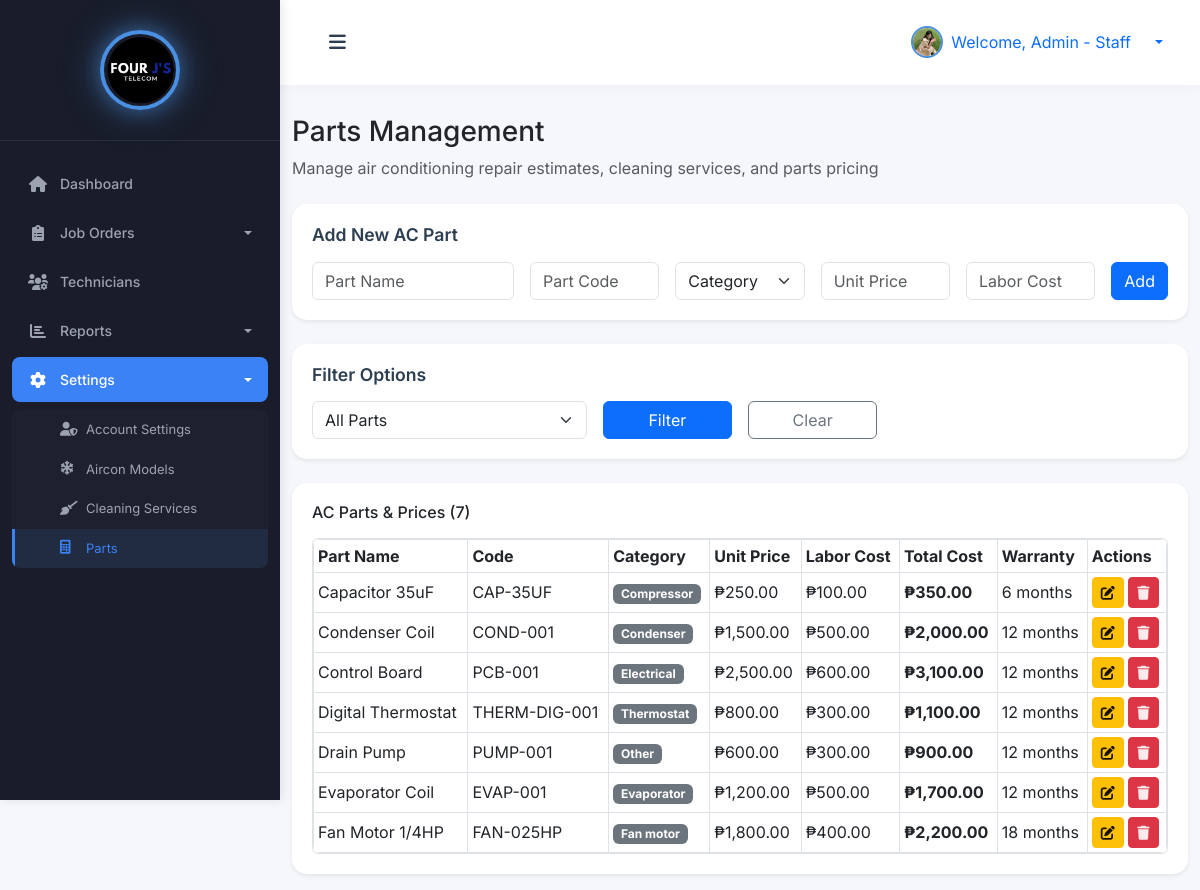
The page /admin/parts_management.php (signed in) on the database its author committed.
### tables this page shows
CREATE TABLE `ac_parts` (
  `id` int(11) NOT NULL,
  `part_name` varchar(255) NOT NULL,
  `part_code` varchar(100) DEFAULT NULL,
  `part_category` enum('compressor','condenser','evaporator','filter','capacitor','thermostat','fan_motor','refrigerant','electrical','other') NOT NULL,
  `compatible_brands` text DEFAULT NULL,
  `unit_price` decimal(10,2) NOT NULL,
  `labor_cost` decimal(10,2) DEFAULT 0.00,
  `warranty_months` int(11) DEFAULT 12,
  `created_at` timestamp NOT NULL DEFAULT current_timestamp(),
  `updated_at` timestamp NOT NULL DEFAULT current_timestamp() ON UPDATE current_timestamp()
);

### admin/parts_management.php (the view, shortened to what this page needs)
<?php
try {
    $pdo = new PDO("mysql:host=" . DB_HOST . ";dbname=" . DB_NAME, DB_USER, DB_PASS);
    $pdo->setAttribute(PDO::ATTR_ERRMODE, PDO::ERRMODE_EXCEPTION);
    $stmt = $pdo->prepare("SELECT name, profile_picture FROM admins WHERE id = ?");
    $stmt->execute([$_SESSION['user_id']]);
    $admin = $stmt->fetch(PDO::FETCH_ASSOC);
} catch(PDOException $e) {
    die("Connection failed: " . $e->getMessage());
}
$parts_query = "SELECT * FROM ac_parts";
$parts_query .= " ORDER BY part_name";
$parts_stmt = $pdo->prepare($parts_query);
$parts_stmt->execute();
$parts = $parts_stmt->fetchAll(PDO::FETCH_ASSOC);
require_once 'includes/header.php';
?>
<body>
 <div class="wrapper">
        <?php
        require_once 'includes/sidebar.php';
        ?>
        <div id="content">
            <nav class="navbar navbar-expand-lg navbar-light bg-white">
                <div class="container-fluid">
                    <button type="button" id="sidebarCollapse" class="btn">
                        <i class="fas fa-bars"></i>
                    </button>
                    <div class="ms-auto d-flex align-items-center">
                        <div class="dropdown">
                            <a class="d-flex align-items-center text-decoration-none dropdown-toggle" href="#" id="userDropdown" role="button" data-bs-toggle="dropdown">
                                <img src="<?= !empty($admin['profile_picture']) ? '../' . htmlspecialchars($admin['profile_picture']) : 'https://ui-avatars.com/api/?name=' . urlencode($admin['name'] ?: 'Admin') . '&background=1a237e&color=fff' ?>"
                                     alt="Admin"
                                     class="rounded-circle me-2"
                                     width="32"
                                     height="32"
                                     style="object-fit: cover; border: 2px solid #4A90E2;">
                                <span class="me-3">Welcome, <?= htmlspecialchars($admin['name'] ?: 'Admin') ?></span>
                            </a>
                        </div>
                    </div>
                </div>
            </nav>
<div class="container mt-4">
    <h3>Parts Management</h3>
    <p class="text-muted mb-4">Manage air conditioning repair estimates, cleaning services, and parts pricing</p>
    <div class="card mb-4">
        <div class="card-body">
            <h5 class="card-title mb-3">Add New AC Part</h5>
            <form id="addPartFormDirect" class="row g-3">
                <div class="col-md-3">
                    <input type="text" name="part_name" class="form-control" placeholder="Part Name" required>
                </div>
                <div class="col-md-2">
                    <input type="text" name="part_code" class="form-control" placeholder="Part Code">
                </div>
                <div class="col-md-2">
                    <select name="part_category" class="form-select" required>
                        <option value="">Category</option>
                    </select>
                </div>
                <div class="col-md-2">
                    <input type="number" name="unit_price" class="form-control" placeholder="Unit Price" step="0.01" min="0" required>
                </div>
                <div class="col-md-2">
                    <input type="number" name="labor_cost" class="form-control" placeholder="Labor Cost" step="0.01" min="0">
                </div>
                <div class="col-md-1">
                    <button type="submit" class="btn btn-primary w-100">Add</button>
                </div>
            </form>
        </div>
    </div>
    <div class="card mb-4">
        <div class="card-body">
            <h5 class="card-title mb-3">Filter Options</h5>
            <form method="GET" class="row g-3">
                <div class="col-md-4">
                    <select name="part_category" class="form-select">
                        <option value="">All Parts</option>
                    </select>
                </div>
                <div class="col-md-2">
                    <button type="submit" class="btn btn-primary w-100">Filter</button>
                </div>
                <div class="col-md-2">
                    <a href="parts_management.php" class="btn btn-outline-secondary w-100">Clear</a>
                </div>
            </form>
        </div>
    </div>
    <div class="card">
        <div class="card-body">
            <h6 class="mb-3">AC Parts & Prices (<?= count($parts) ?>)</h6>
            <div class="table-wrapper" style="max-height: 500px; overflow-y: auto; border: 1px solid #dee2e6; border-radius: 0.375rem;">
                <div class="table-responsive">
                    <table class="table table-bordered table-sm align-middle mb-0">
                        <thead>
                            <tr>
                                <th>Part Name</th>
                                <th>Code</th>
                                <th>Category</th>
                                <th>Unit Price</th>
                                <th>Labor Cost</th>
                                <th>Total Cost</th>
                                <th>Warranty</th>
                                <th>Actions</th>
                            </tr>
                        </thead>
                        <tbody>
                            <?php if (count($parts)): ?>
                                <?php foreach ($parts as $part): ?>
                                <tr>
                                    <td><?= htmlspecialchars($part['part_name']) ?></td>
                                    <td><?= htmlspecialchars($part['part_code']) ?></td>
                                    <td>
                                        <span class="badge bg-secondary">
                                            <?= str_replace('_', ' ', ucfirst($part['part_category'])) ?>
                                        </span>
                                    </td>
                                    <td>₱<?= number_format($part['unit_price'], 2) ?></td>
                                    <td>₱<?= number_format($part['labor_cost'], 2) ?></td>
                                    <td><strong>₱<?= number_format($part['unit_price'] + $part['labor_cost'], 2) ?></strong></td>
                                    <td><?= $part['warranty_months'] ?> months</td>
                                    <td>
                                        <button type="button" class="btn btn-sm btn-warning" onclick="editPart(<?= $part['id'] ?>)" title="Edit">
                                            <i class="fas fa-edit"></i>
                                        </button>
                                        <button type="button" class="btn btn-sm btn-danger" title="Delete" onclick="deletePart(<?= $part['id'] ?>, '<?= htmlspecialchars($part['part_name'], ENT_QUOTES) ?>')">
                                            <i class="fas fa-trash"></i>
                                        </button>
                                    </td>
                                </tr>
                                <?php endforeach; ?>
                            <?php else: ?>
                                <tr><td colspan="8" class="text-center">No parts found.</td></tr>
                            <?php endif; ?>
                        </tbody>
                    </table>
                </div>
            </div>
        </div>
    </div>
</div>
        </div>
    </div>
</body>
</html>

### css/style.css (style rules this page uses)
:root { --primary-blue: #4A90E2; --secondary-blue: #5C9CE6; --light-blue: #E8F1FC; --hover-blue: #357ABD; --text-blue: #2C3E50; --success: #2ECC71; --warning: #F1C40F; --danger: #E74C3C; --info: #3498DB; --pastel-purple: #B39DDB; --pastel-pink: #F8BBD0; --pastel-green: #A5D6A7; --pastel-orange: #FFCC80; --card-1: #4A90E2; --card-2: #2ECC71; --card-3: #F1C40F; --card-4: #E74C3C; --sidebar-bg: #2C3E50; --sidebar-header: #1A252F; --sidebar-hover: #34495E; --sidebar-active: #3498DB; }
body { font-family: 'Inter', -apple-system, BlinkMacSystemFont, 'Segoe UI', Roboto, sans-serif; background: #F5F7FA; }
.dropdown-toggle::after { margin-left: 8px; }
.wrapper { display: flex; width: 100%; align-items: stretch; }
#content { margin-left: 280px; min-height: 100vh; transition: all 0.3s ease; background: #F5F7FA; padding: 0; width: calc(100% - 280px); }
@media (min-width: 769px) { #content { margin-left: 280px; width: calc(100% - 280px); } }
@media (min-width: 769px) { #sidebarCollapse { display: block !important; } }
.card { border-radius: 15px; box-shadow: 0 4px 20px rgba(0, 0, 0, 0.03); margin-bottom: 25px; border: none; transition: transform 0.3s ease, box-shadow 0.3s ease; }
.card-body { padding: 1.75rem; }
.card-title { margin-bottom: 1.5rem; font-weight: 600; color: var(--text-blue); font-size: 1.1rem; }
.card i { opacity: 0.9; transition: transform 0.3s ease; }
.navbar { padding: 20px 25px; background: #fff; border: none; border-radius: 0; margin-bottom: 30px; box-shadow: 0 2px 15px rgba(0, 0, 0, 0.03); }
#sidebarCollapse { background: transparent; border: none; color: var(--text-blue); font-size: 1.2rem; padding: 8px 12px; border-radius: 8px; transition: all 0.3s; }

### admin/includes/header.php (style rules this page uses)
.card { height: 100%; margin-bottom: 1rem; }
.card-body { padding: 1.25rem; }
#userDropdown { transition: all 0.2s ease; }
#userDropdown img { border: 2px solid #4A90E2; transition: all 0.2s ease; }

### admin/parts_management.php (style rules this page uses)
.table-responsive { border-radius: 0.5rem; overflow: hidden; }
.card { border: none; box-shadow: 0 0.125rem 0.25rem rgba(0, 0, 0, 0.075); transition: all 0.3s ease; }

### rows shown on the page
ac_parts: part_name "Capacitor 35uF", part_code "CAP-35UF", part_category "Compressor", unit_price "250.00", labor_cost "100.00", $part['unit_price'] + $part['labor_cost'] "350.00", warranty_months "6"
ac_parts: part_name "Condenser Coil", part_code "COND-001", part_category "Condenser", unit_price "1,500.00", labor_cost "500.00", $part['unit_price'] + $part['labor_cost'] "2,000.00", warranty_months "12"
ac_parts: part_name "Control Board", part_code "PCB-001", part_category "Electrical", unit_price "2,500.00", labor_cost "600.00", $part['unit_price'] + $part['labor_cost'] "3,100.00", warranty_months "12"
ac_parts: part_name "Digital Thermostat", part_code "THERM-DIG-001", part_category "Thermostat", unit_price "800.00", labor_cost "300.00", $part['unit_price'] + $part['labor_cost'] "1,100.00", warranty_months "12"
ac_parts: part_name "Drain Pump", part_code "PUMP-001", part_category "Other", unit_price "600.00", labor_cost "300.00", $part['unit_price'] + $part['labor_cost'] "900.00", warranty_months "12"
ac_parts: part_name "Evaporator Coil", part_code "EVAP-001", part_category "Evaporator", unit_price "1,200.00", labor_cost "500.00", $part['unit_price'] + $part['labor_cost'] "1,700.00", warranty_months "12"
ac_parts: part_name "Fan Motor 1/4HP", part_code "FAN-025HP", part_category "Fan motor", unit_price "1,800.00", labor_cost "400.00", $part['unit_price'] + $part['labor_cost'] "2,200.00", warranty_months "18"

### other values the page prints
$admin['name'] ?: 'Admin' "Admin - Staff"
count($parts) "7"
